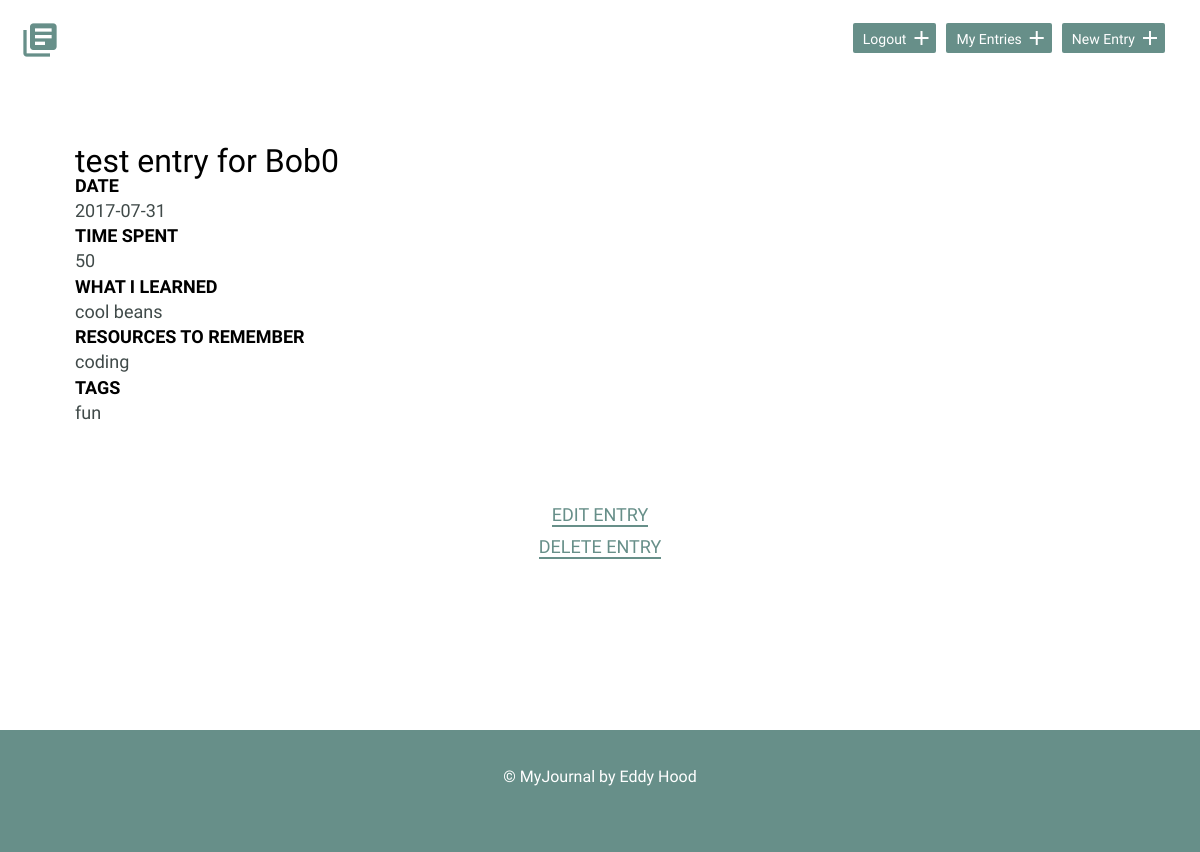
/entries/test entry for Bob0 (signed in), run on the app's committed database.
### models.py (models this page shows)
class Journal(Model):
    user = ForeignKeyField(User, related_name="journal")
    title = CharField()
    date = DateField()
    time = IntegerField()
    entry = TextField()
    resources = TextField()
    tag = CharField()
    timestamp = DateTimeField(default=datetime.datetime.now)
    class Meta:
        database = DATABASE
        order_by = ('-timestamp',)

### journalist.py (the view)
@app.route('/entries/<entry_title>')
@login_required
def details(entry_title):
    entry = models.Journal.select().where(models.Journal.title == entry_title)
    return render_template('detail.html', entry=entry)

### journalist.py (called while the page is built)
@login_manager.user_loader
def load_user(userid):
    try:
        return models.User.get(models.User.id == userid)
    except models.DoesNotExist:
        return None

@app.before_request
def before_request():
    g.db = models.DATABASE
    g.db.connect()
    g.user = current_user

@app.teardown_request
def teardown_request(exception):
    db =getattr(g, 'db', None)
    if db is not None:
        db.close()

### templates/detail.html
{% extends "layout.html" %}
{% block content %}
    <section>
        <div class="container">
            <div class="entry-list single">
            {%for entry in entry %}
                <h2>{{ entry.title }}</h2>
                <h3>Date</h3>
                <p>{{ entry.date }}</p>
                <h3>Time Spent</h3>
                <p>{{ entry.time }}</p>
                <h3>What I Learned</h3>
                <p>{{ entry.entry }}</p>
                <h3>Resources to Remember</h3>
                <p>{{ entry.resources }}</p>
                <h3>Tags</h3>
                <p>{{ entry.tag }}</p>
            {% endfor %}
            </div>
        </div>
        <div class="edit">
            {% for entry in entry %}
            <p><a href="{{url_for('edit', entry_title = entry.title)}}">Edit Entry</a></p>
            <p><a href="{{url_for('delete', entry_title = entry.title)}}">Delete Entry</a></p>
            {% endfor %}
        </div>
    </section>
{% endblock %}

### static/css/site.css (style rules this page uses)
* { margin: 0; padding: 0; }
body { font-size: 16px; color: #404a49; font-family: 'Cousine', serif; font-weight: 400; height:100%; }
.container { margin: 0 auto; padding: 0 25px; }
a { color: #78a571; }
section { padding: 50px; }
h1, h2, h3 { margin: 0; font-weight: 400; line-height: 1em; color: #000; }
h2 { font-size: 32px; }
h3 { font-size: 18px; font-family: 'Work Sans', serif; font-weight: 600; text-transform: uppercase; }
p { line-height: 1.8em; font-size: 18px; }
p a { border-bottom: 2px solid #678f89; padding: 0; color: #678f89; text-decoration: none; }
.entry-list, .edit-entry, .new-entry { max-width: 800px; }
.entry-list.single { padding-bottom: 70px; }
.edit { padding-bottom: 80px; text-align: center; margin: 0 auto; }
.edit a { font-weight: 400; text-transform: uppercase; font-size: 18px; }

### data on the page
Journal: title "test entry for Bob0", date "2017-07-31", time "50", entry "cool beans", resources "coding", tag "fun"
